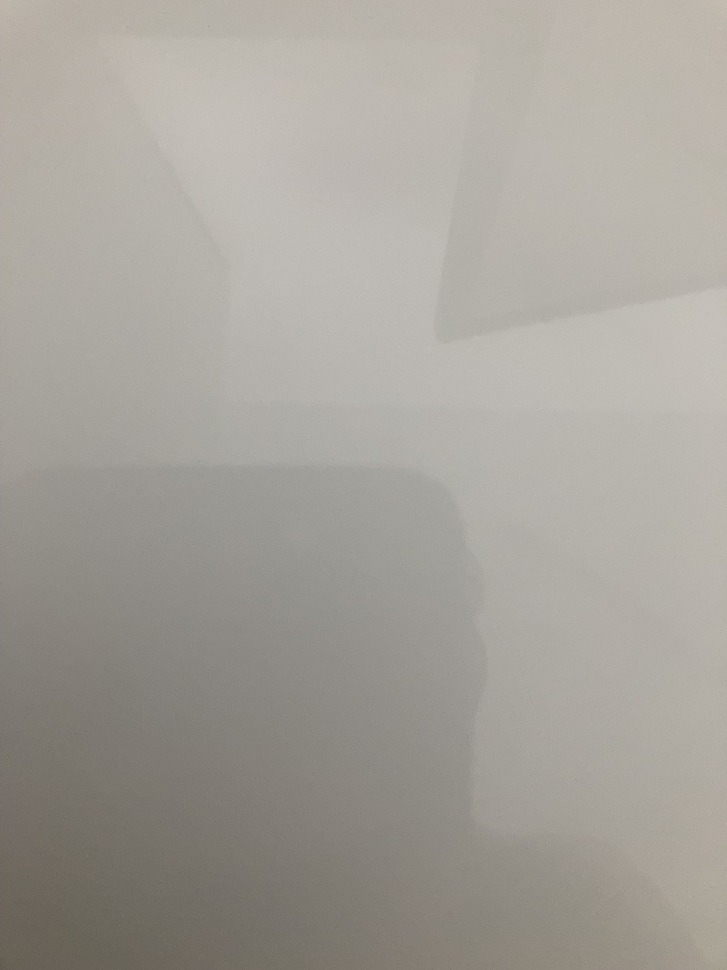
#> input picture tiles/tile1.jpeg, 727 x 970 px, shrunk from 3024 x 4032 before the run, given in place of main.jpg, which was not available
$ python Image_with_image.py
#> lines starting #> are read from the running program, lines starting #| are printed output that depends on the picture; pictures that were not available may be replaced by others from this repository, and a replacement may not be noted
import cv2
import numpy as np

dic_ascii = {(0,25) : 'tiles/tile10.jpeg', (26, 50) : 'tiles/tile9.jpeg', (51, 75) : 'tiles/tile8.jpeg', (76, 100) : 'tiles/tile7.jpeg', (101,125) : 'tiles/tile6.jpeg', (126,150) : 'tiles/tile5.jpeg', (151, 175) : 'tiles/tile4.jpeg', (176, 200) : 'tiles/tile3.jpeg', (201, 225) : 'tiles/tile2.jpeg', (226, 255) : 'tiles/tile1.jpeg'}

def get_char(px):
    for (min, max), char in dic_ascii.items():
        if px >= min and px <= max:
            return char

image = cv2.imread("main.jpg")
#> image is the input picture: shape (970, 727, 3); mean B, G, R 153.9, 161.1, 165
image_gray = cv2.cvtColor(image, cv2.COLOR_BGR2GRAY)
#image_gray = cv2.resize(image_gray, (800, 800))

height, width = image_gray.shape
#> height = 970; width = 727

output = np.zeros_like(image_gray)

h, w = 20, 20

for i in range(0, height, h):
    for j in range(0, width, w):
        if i + h <= height and j + w <= width:
            tile = cv2.imread(get_char(image_gray[i][j]))
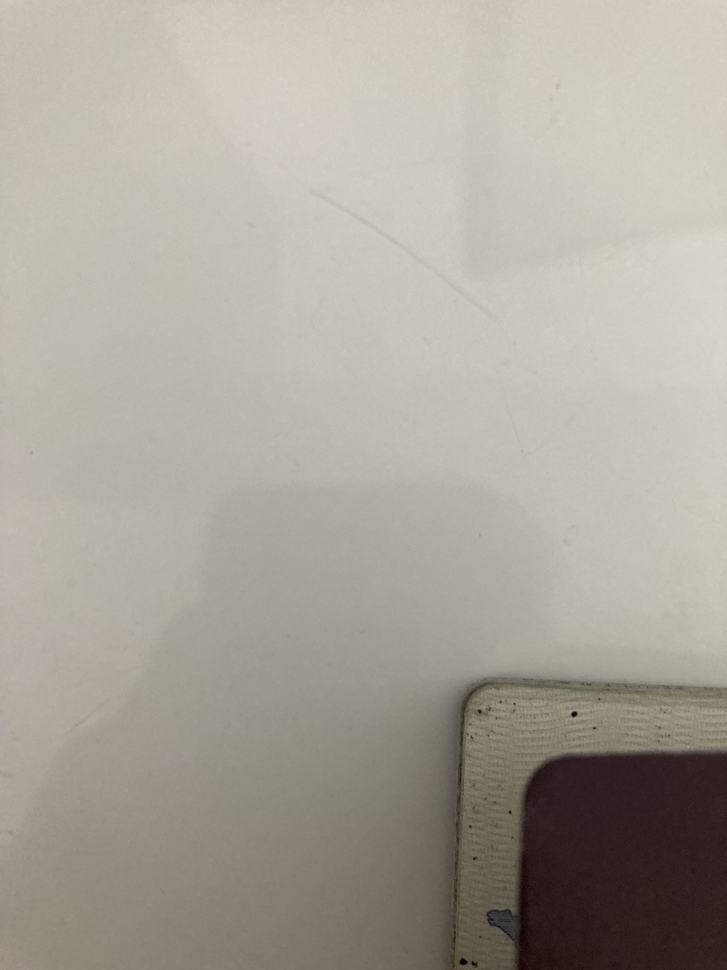
#> input picture tiles/tile3.jpeg, 727 x 970 px, shrunk from 3024 x 4032 before the run
#> tile is the input picture: shape (970, 727, 3); mean B, G, R 155.2, 164.9, 170.3
            tile = cv2.resize(tile, (h,w))
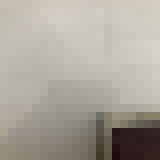
#> tile: shape (20, 20, 3) (shown 8 times larger); mean B, G, R 155.1, 164.9, 170.2
            tile = cv2.cvtColor(tile, cv2.COLOR_BGR2GRAY)
#> tile: shape (20, 20)
            output[i:i + h, j:j + w] = tile
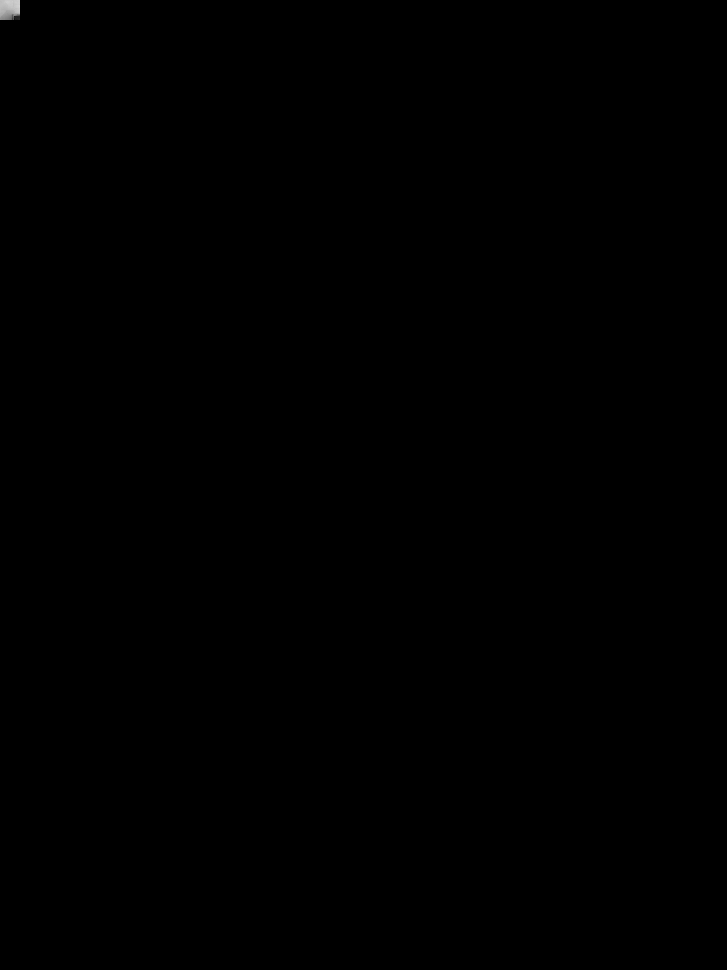
#> output: shape (970, 727); min 0, max 212, mean 0.1
#> pass 3 of the loop `for i in range(0, height, h):`:
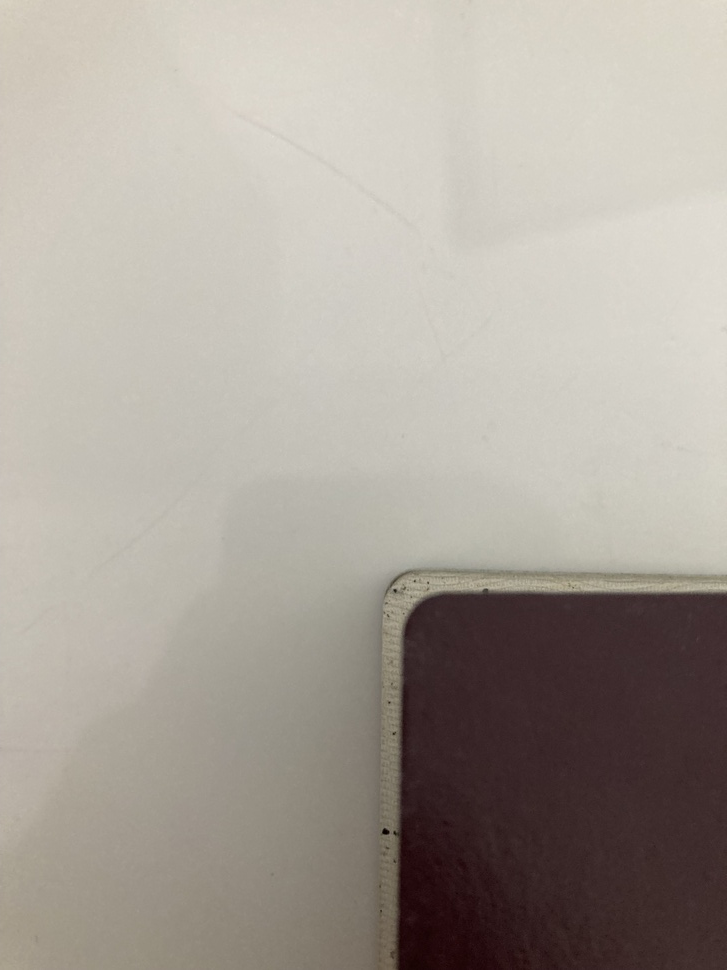
#> input picture tiles/tile4.jpeg, 727 x 970 px, shrunk from 3024 x 4032 before the run
#> tile is the input picture: shape (970, 727, 3); mean B, G, R 153.2, 161.8, 169
#> `tile = cv2.resize(tile, (h,w))`:
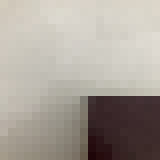
#> tile: shape (20, 20, 3) (shown 8 times larger); mean B, G, R 152.9, 161.3, 168.6
#> `output[i:i + h, j:j + w] = tile`:
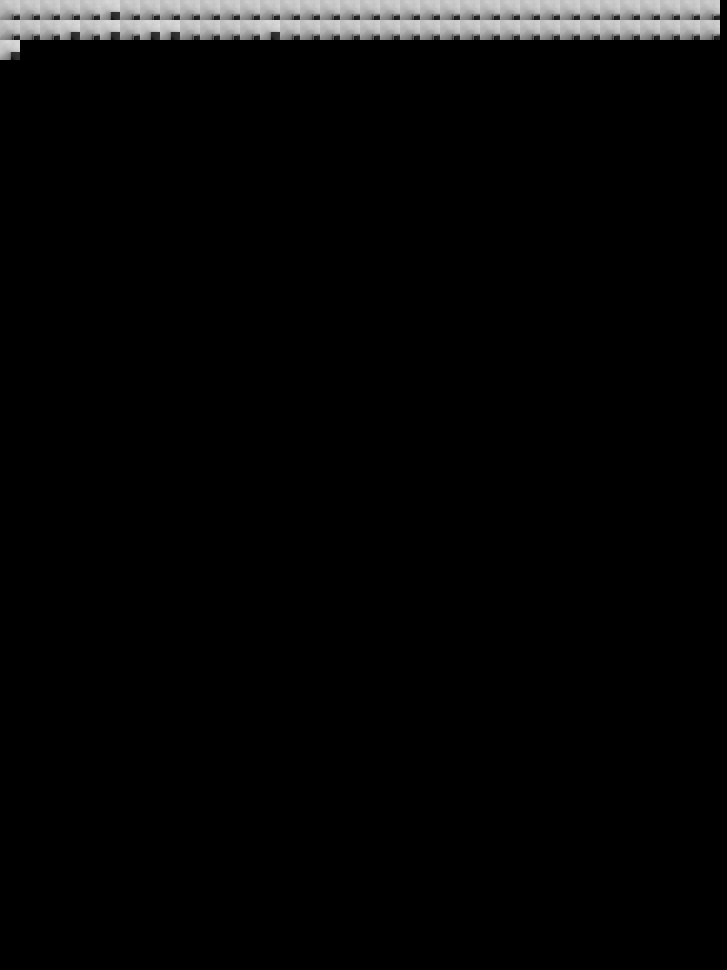
#> output: shape (970, 727); min 0, max 220, mean 6.8
#> the loop made 49 passes; the first 3 are shown

output += 30
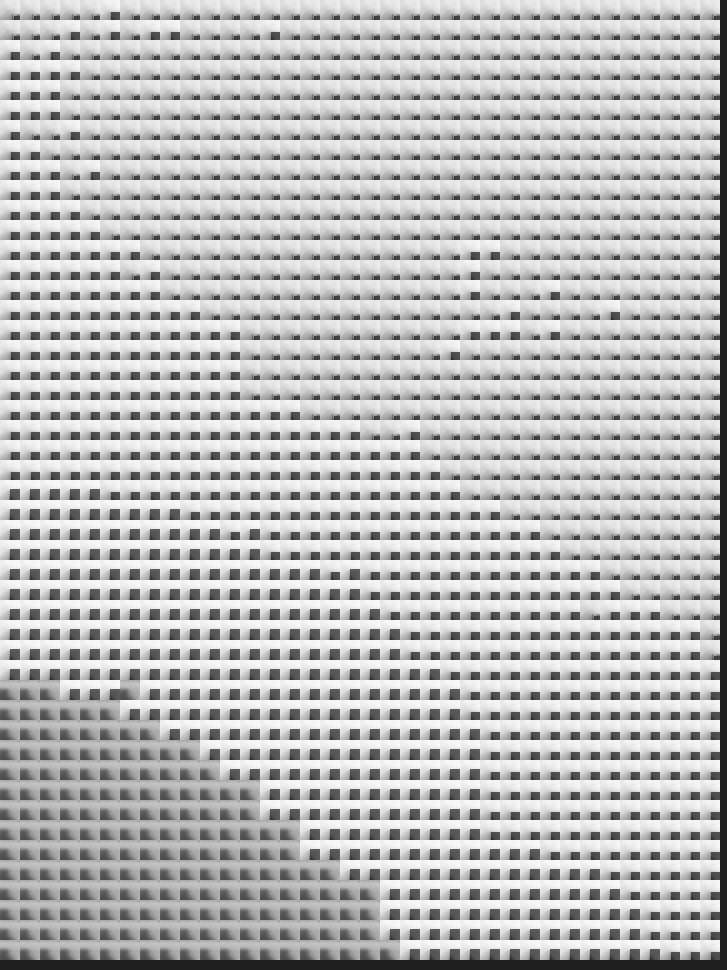
#> output: shape (970, 727); min 30, max 252, mean 184.9

cv2.imshow("Mon Image", output)
cv2.waitKey(0)
cv2.destroyAllWindows()
